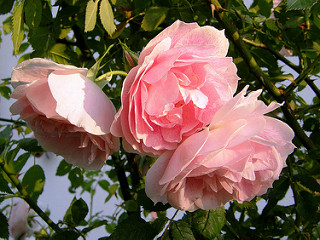
#> input picture notebooks/data/images/roses.jpg, 320 x 240 px
$ jupyter execute 4_6_7_color_image_HSV_processing_applying_gaussin_filter.ipynb
#> lines starting #> are read from the running program, lines starting #| are printed output that depends on the picture
[cell 1]
import os
import cv2
import numpy as np
import matplotlib.pyplot as plt

# Theoretical Overview and Manual Calculation:
# This program demonstrates image smoothing techniques using different methods and models. The objective is to smooth an image
# using three distinct approaches: grayscale smoothing, color channel smoothing (RGB), and intensity component smoothing using
# the HSI (Hue, Saturation, Intensity) model. We will use a kernel-based filter to perform the smoothing operation and
# display the results for comparison.

# The different approaches are:
# 1. Grayscale Image Smoothing: Applying smoothing to a single intensity channel (grayscale image).
# 2. Color Image Smoothing: Smoothing each color channel (Red, Green, Blue) independently.
# 3. Intensity Component Smoothing using HSI: Using the HSI color model, smoothing only the intensity component while preserving hue and saturation.

# Manual Calculation for Kernel-based Image Smoothing:
# A kernel (also known as a filter) is a small matrix that is applied to an image to perform operations like blurring, sharpening, etc.
# Here, we use a Gaussian kernel for smoothing (blurring).
#
# Example of a Gaussian kernel:
# The Gaussian kernel is typically calculated using a Gaussian function and defines the weight of surrounding pixels.
# A simple Gaussian kernel can be created using OpenCV's cv2.GaussianBlur() function.
#
# Mathematically, for each pixel (i, j) in the image, the smoothed value is calculated as:
# S(i,j) = Σ (image(x,y) * kernel(x-i, y-j)) for the neighboring pixels (x,y)
# where S(i,j) is the smoothed pixel value at position (i,j) in the output image.

# Importing necessary libraries:
# os - for handling file paths
# cv2 - OpenCV for image processing
# numpy - for matrix operations
# matplotlib - for displaying images

# Function to display images
def display_images(original, smoothed_gray, smoothed_color, smoothed_hsi, title_original, title_smoothed_gray, title_smoothed_color, title_smoothed_hsi):
    # This function displays the original image along with its smoothed versions (grayscale, color, HSI intensity smoothing) side by side.
    plt.figure(figsize=(16, 6))

    # Display Original Grayscale Image
    plt.subplot(1, 4, 1)
    plt.imshow(original, cmap='gray')  # Using grayscale colormap for the original image
    plt.title(title_original)  # Set title for the image
    plt.axis('off')  # Hide axes for better viewing

    # Display Smoothed Grayscale Image
    plt.subplot(1, 4, 2)
    plt.imshow(smoothed_gray, cmap='gray')  # Grayscale colormap for the smoothed image
    plt.title(title_smoothed_gray)
    plt.axis('off')

    # Display Smoothed Color Image
    plt.subplot(1, 4, 3)
    plt.imshow(cv2.cvtColor(smoothed_color, cv2.COLOR_BGR2RGB))  # Convert BGR to RGB for correct display in matplotlib
    plt.title(title_smoothed_color)
    plt.axis('off')

    # Display Smoothed HSI Image
    plt.subplot(1, 4, 4)
    plt.imshow(cv2.cvtColor(smoothed_hsi, cv2.COLOR_BGR2RGB))  # Convert BGR to RGB for correct display in matplotlib
    plt.title(title_smoothed_hsi)
    plt.axis('off')

    plt.show()  # Show the images

# Define kernel size for Gaussian smoothing
kernel_size = 5  # Kernel size: 5x5 matrix

# ------------ Load the Color Image ------------- #
# Load a color image (roses.jpg) from the 'data/images' directory. The image will be read in BGR format by default in OpenCV.
image_path = os.path.join(os.getcwd(), 'data', 'images', 'roses.jpg')  # Path to the image
image = cv2.imread(image_path)  # Read the image in BGR color format
#> image is the input picture: shape (240, 320, 3); mean B, G, R 80.2, 94.8, 116.4

# ------------ Grayscale Image Smoothing ------------ #
# Convert the image from BGR to Grayscale (single channel) using OpenCV.
image_gray = cv2.cvtColor(image, cv2.COLOR_BGR2GRAY)

# Apply the Gaussian blur to the grayscale image using the kernel size defined above.
smoothed_image_gray = cv2.GaussianBlur(image_gray, (kernel_size, kernel_size), 0)
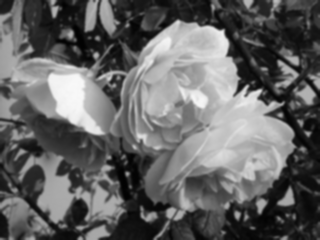
#> smoothed_image_gray: shape (240, 320); min 2, max 248, mean 99.6

# ------------ Color Image Smoothing ------------ #
# Split the color image into its individual color channels (Blue, Green, Red).
B, G, R = cv2.split(image)
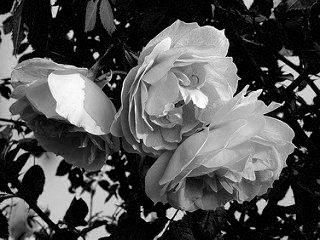
#> B: shape (240, 320); min 0, max 255, mean 80.2
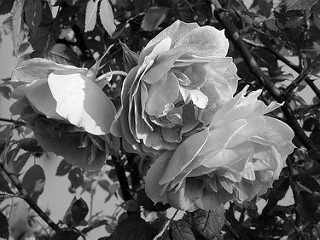
#> G: shape (240, 320); min 0, max 255, mean 94.8

# Apply Gaussian blur to each color channel independently using the kernel size defined above.
smoothed_R = cv2.GaussianBlur(R, (kernel_size, kernel_size), 0)
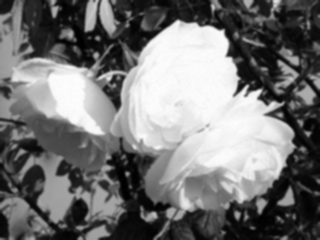
#> smoothed_R: shape (240, 320); min 1, max 253, mean 116.4
smoothed_G = cv2.GaussianBlur(G, (kernel_size, kernel_size), 0)
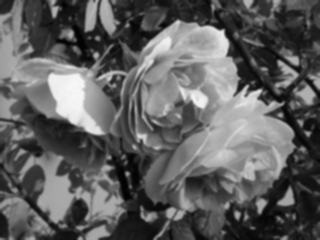
#> smoothed_G: shape (240, 320); min 2, max 247, mean 94.8
smoothed_B = cv2.GaussianBlur(B, (kernel_size, kernel_size), 0)
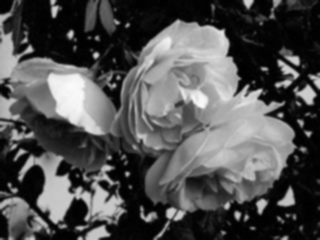
#> smoothed_B: shape (240, 320); min 0, max 250, mean 80.2

# Merge the smoothed channels (Blue, Green, Red) back together to form the smoothed color image.
smoothed_image_color = cv2.merge([smoothed_B, smoothed_G, smoothed_R])

# ------------ HSI Intensity Component Smoothing ------------ #
# Convert the color image to the HSV color model (HSI is similar to HSV in OpenCV).
hsv_image = cv2.cvtColor(image, cv2.COLOR_BGR2HSV)
#> hsv_image: shape (240, 320, 3); mean H, S, V 68.5, 143, 124.6

# Extract the three channels from the HSV image: Hue (H), Saturation (S), and Intensity (I).
h, s, i = cv2.split(hsv_image)
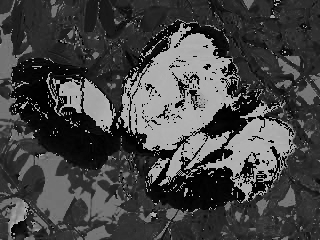
#> h: shape (240, 320); min 0, max 179, mean 68.5
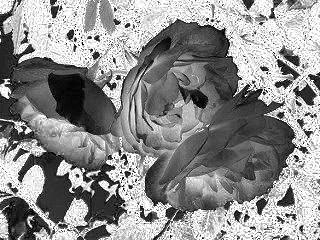
#> s: shape (240, 320); min 0, max 255, mean 143

# Apply Gaussian blur to only the Intensity channel (I) using the kernel size defined above.
smoothed_i = cv2.GaussianBlur(i, (kernel_size, kernel_size), 0)
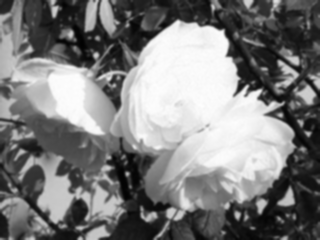
#> smoothed_i: shape (240, 320); min 2, max 253, mean 124.6

# Merge the smoothed intensity channel back with the original Hue and Saturation channels.
smoothed_hsv_image = cv2.merge([h, s, smoothed_i])
#> smoothed_hsv_image: shape (240, 320, 3); mean H, S, V 68.5, 143, 124.6

# Convert the modified HSV image back to BGR color format for visualization.
smoothed_rgb_image = cv2.cvtColor(smoothed_hsv_image, cv2.COLOR_HSV2BGR)

# ------------ Display Results ------------ #
# Now we display all the images (original and smoothed images) side by side using the display_images function.
# This will show the original image, the smoothed grayscale image, the smoothed color image, and the smoothed HSI image.

display_images(image, smoothed_image_gray, smoothed_image_color, smoothed_rgb_image,
               'Original Image', 'Smoothed Grayscale Image', 'Smoothed Color Image', 'Smoothed Image (HSI Intensity Smoothing)')
#> in display_images, `plt.show()`:
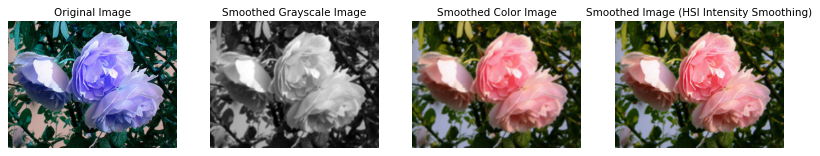
#> figure drawn by matplotlib, 4 panels; B, G, R data is drawn as R, G, B

# In summary:
# This program demonstrates the effect of smoothing on images using three different techniques:
# 1. Grayscale smoothing, where only the intensity of the image is considered.
# 2. Color channel smoothing, where each RGB color channel is smoothed independently.
# 3. Intensity component smoothing in the HSI model, where only the intensity component is smoothed while preserving hue and saturation.
# By visualizing these results, we can observe the differences and understand how each technique affects the image.

$ run again, with notebooks/data/images/blue_band.jpg copied over notebooks/data/images/roses.jpg
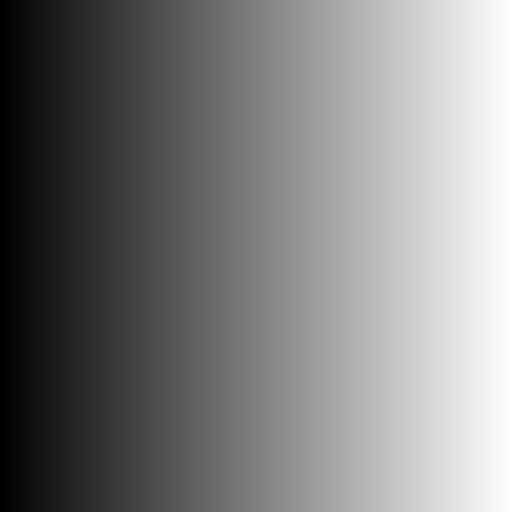
#> input picture notebooks/data/images/blue_band.jpg, 512 x 512 px
#> image is the input picture: shape (512, 512, 3); min 0, max 255, mean 127
#> hsv_image: shape (512, 512, 3); mean H, S, V 0, 0, 127
#> h: shape (512, 512); every value is 0
#> smoothed_hsv_image: shape (512, 512, 3); mean H, S, V 0, 0, 127
#> in display_images, `plt.show()`:
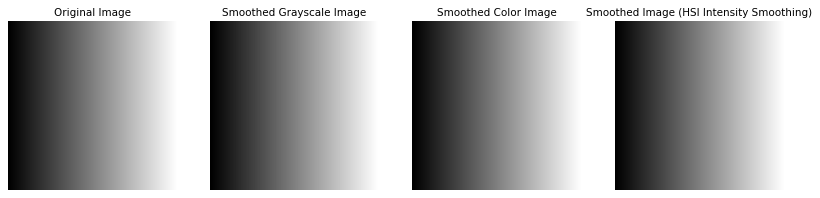
#> figure drawn by matplotlib, 4 panels

$ run again, with notebooks/data/images/color_darkened.jpg copied over notebooks/data/images/roses.jpg
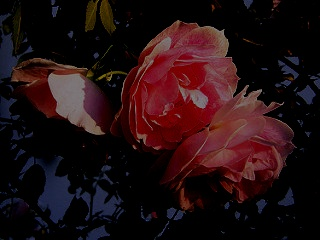
#> input picture notebooks/data/images/color_darkened.jpg, 320 x 240 px
#> image is the input picture: shape (240, 320, 3); mean B, G, R 17.5, 15.1, 34.8
#> hsv_image: shape (240, 320, 3); mean H, S, V 61.4, 148.6, 37.6
#> `h, s, i = cv2.split(hsv_image)`:
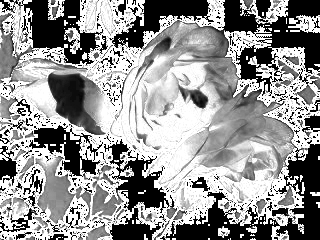
#> s: shape (240, 320); min 0, max 255, mean 148.6
#> smoothed_hsv_image: shape (240, 320, 3); mean H, S, V 61.4, 148.6, 37.6
#> in display_images, `plt.show()`:
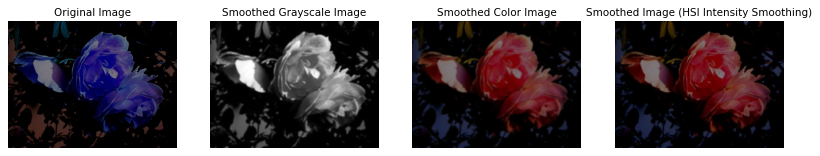
#> figure drawn by matplotlib, 4 panels; B, G, R data is drawn as R, G, B
